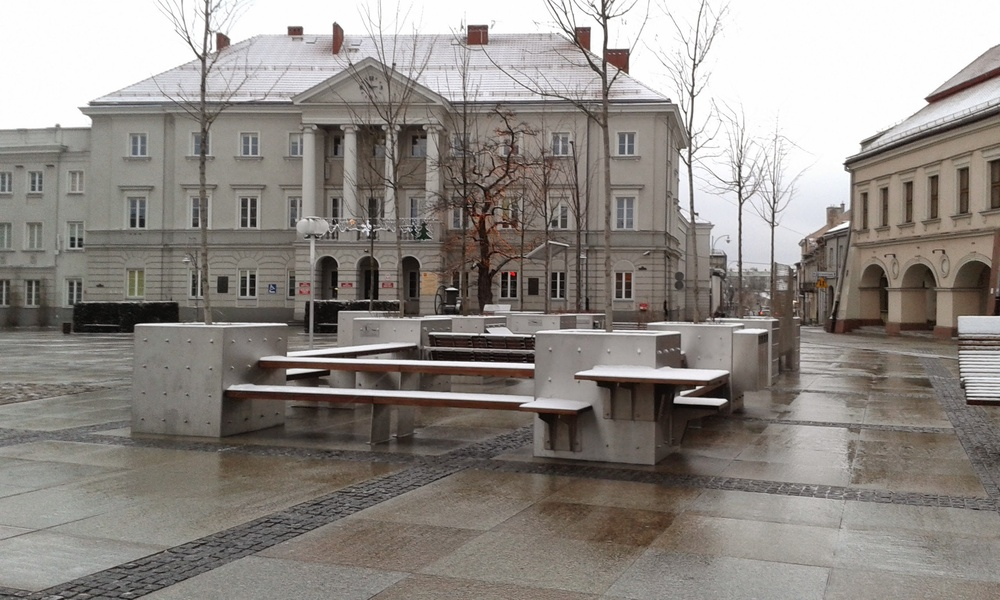
#> input picture PyCharmFirst/FilteringOperations/building.jpg, 1000 x 600 px, shrunk from 2560 x 1536 before the run
$ python CannyEdgeDetection.py   (older library calls are emulated)
#> lines starting #> are read from the running program, lines starting #| are printed output that depends on the picture
#import libraries
import cv2
from matplotlib import pyplot as plt
#Take an image
image=cv2.imread('building.jpg')
#> image is the input picture: shape (600, 1000, 3); mean B, G, R 132.2, 137.1, 142.5
#Detect Edge some methods
cannyDetect=cv2.Canny(image,50,50)
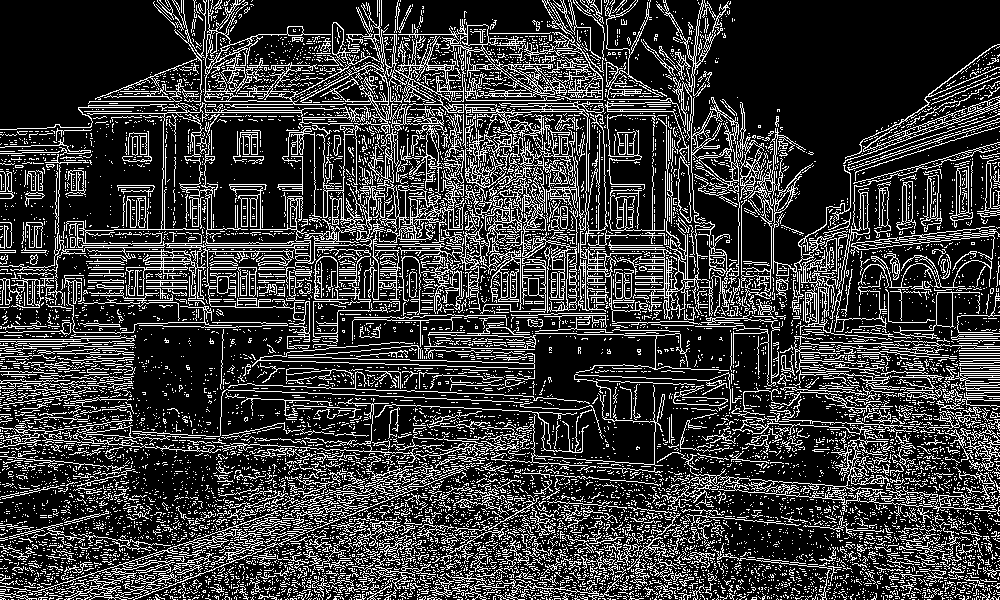
#> cannyDetect: shape (600, 1000); 22.3% white in thin lines or dots
cannyDetect2=cv2.Canny(image,200,150)
#> cannyDetect2: shape (600, 1000); 8.9% white in thin lines or dots
laplacianDetect=cv2.Laplacian(image,cv2.CV_64F)
#When I set ksize=4, it did not work
sobelX=cv2.Sobel(image,cv2.CV_64F,1,0,ksize=5)
sobelY=cv2.Sobel(image,cv2.CV_64F,0,1,ksize=5)
#Show results


cv2.imshow('Image',image)
cv2.imshow('Canny Detect', cannyDetect)
cv2.imshow('Canny Detect2',cannyDetect2)
cv2.imshow('Laplacian Detect',laplacianDetect)
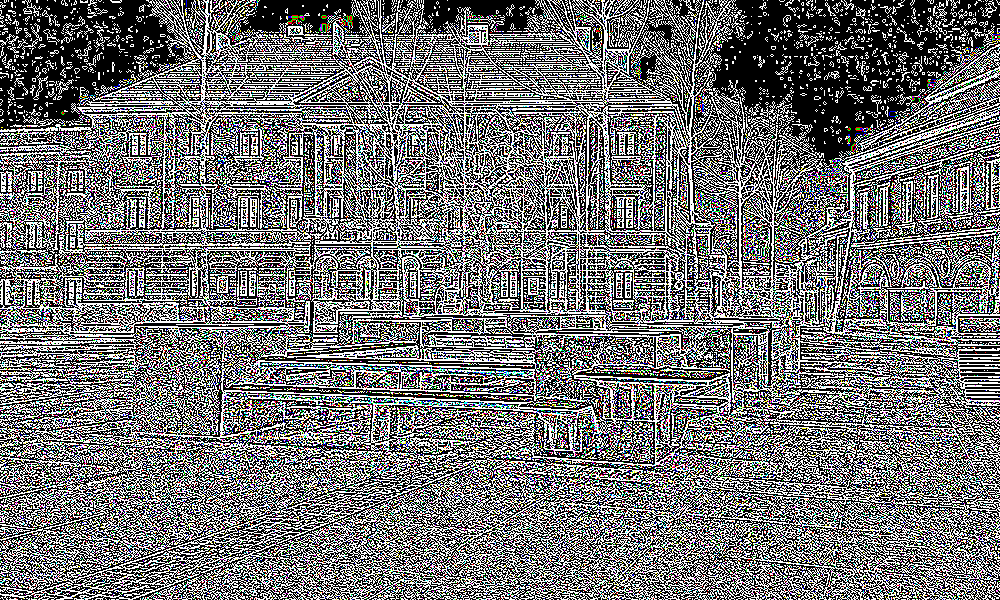
#> window 'Laplacian Detect': shape (600, 1000, 3); mean B, G, R 114.2, 114.1, 114
cv2.imshow('SobelX',sobelX)
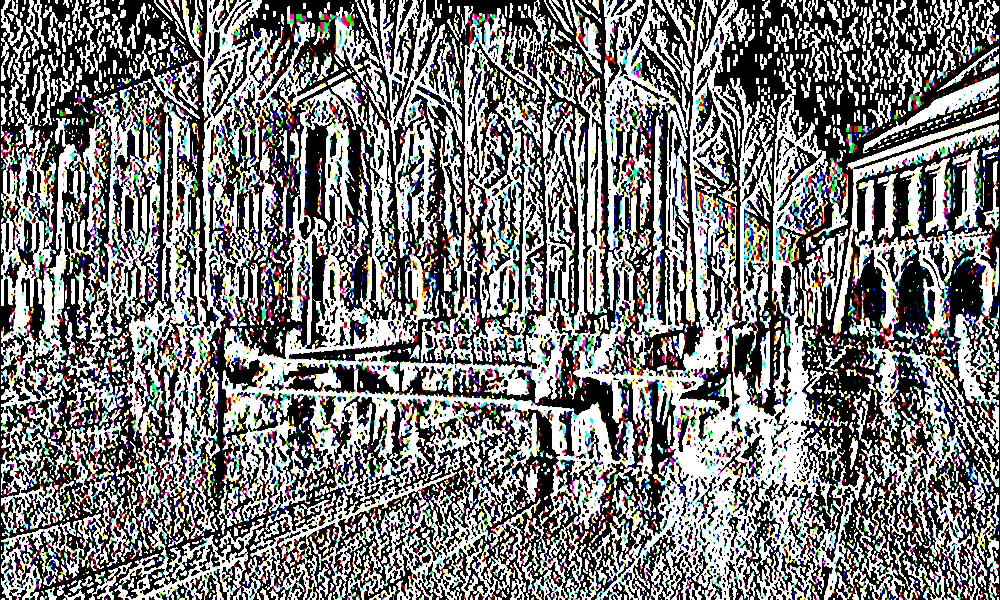
#> window 'SobelX': shape (600, 1000, 3); mean B, G, R 122.3, 122.5, 123
cv2.imshow("SobelY",sobelY)
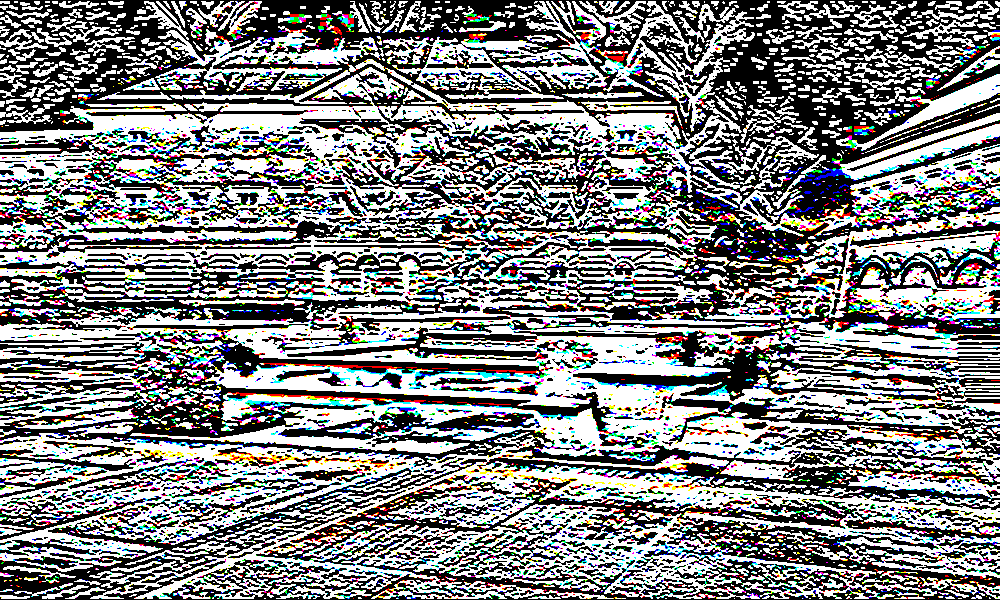
#> window 'SobelY': shape (600, 1000, 3); mean B, G, R 130, 130, 129.3
#Save results
cv2.imwrite("CannyDetection.jpg",cannyDetect)
cv2.imwrite("CannyDetection2.jpg",cannyDetect2)
cv2.imwrite("LaplacianDetection.jpg", laplacianDetect)
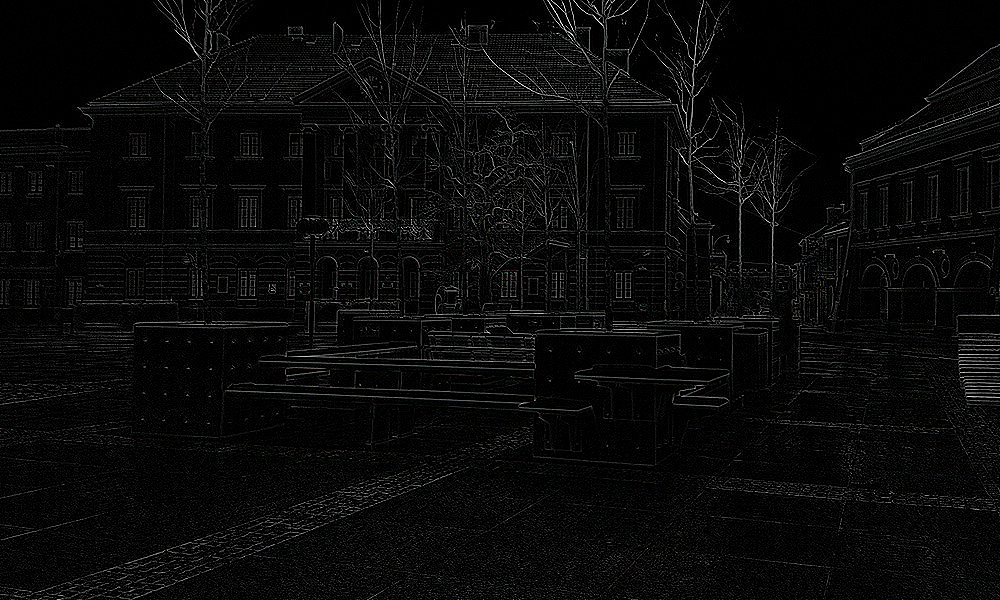
#> saved as LaplacianDetection.jpg: shape (600, 1000, 3); mean B, G, R 10.2, 10.2, 10.2
cv2.imwrite("SobelX.jpg",sobelX)
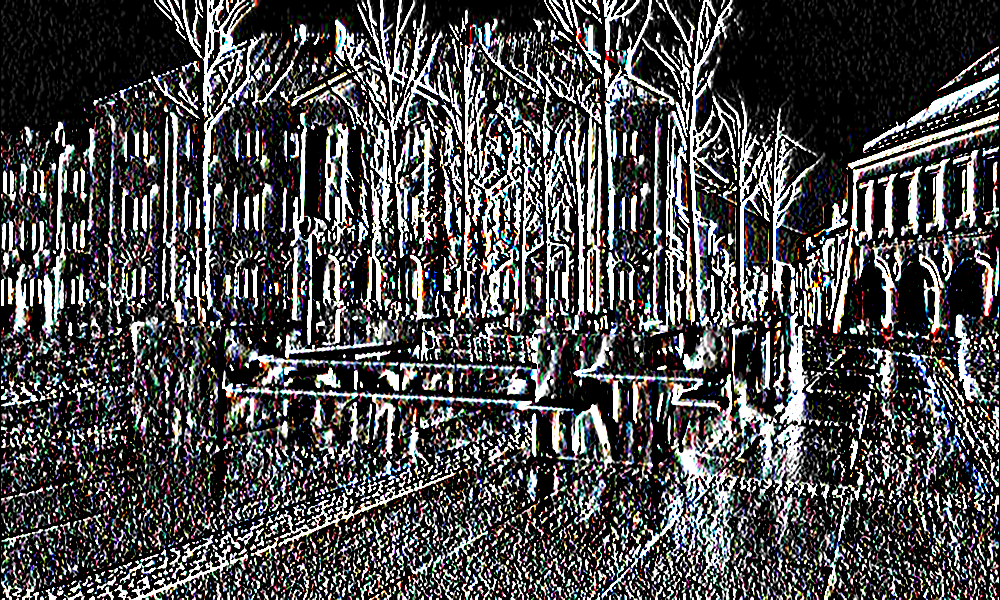
#> saved as SobelX.jpg: shape (600, 1000, 3); mean B, G, R 75.1, 74.5, 74.9
cv2.imwrite("SobelY.jpg",sobelY)
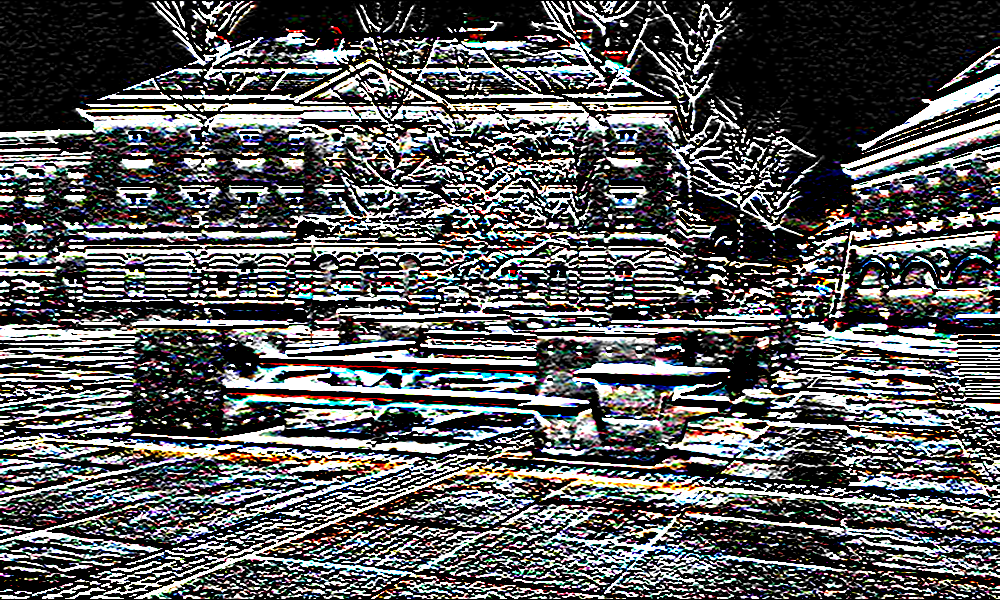
#> saved as SobelY.jpg: shape (600, 1000, 3); mean B, G, R 90.1, 89.8, 89.4
"""plt.subplot(321),plt.imshow(image,cmap="gray")
plt.title("Normal"),plt.xticks([]),plt.yticks([])
plt.subplot(322),plt.imshow(cannyDetect,cmap="gray")
plt.title("Canny Detect"),plt.xticks([]),plt.yticks([])
plt.subplot(323),plt.imshow(cannyDetect2,cmap="gray")
plt.title("Canny Detect2"),plt.xticks([]),plt.yticks([])
plt.subplot(324),plt.imshow(laplacianDetect,cmap="gray")
plt.title("Laplacian"),plt.xticks([]),plt.yticks([])
plt.subplot(325),plt.imshow(sobelX,cmap="gray")
plt.title("SobelX"),plt.xticks([]),plt.yticks([])
plt.subplot(326),plt.imshow(sobelY,cmap="gray")
plt.title("SobelY"),plt.xticks([]),plt.yticks([])
plt.show()"""
#Close windows
cv2.waitKey()
cv2.destroyAllWindows()

$ run again, with PyCharmFirst/FilteringOperations/Margaret_Sullavan_0013.jpg copied over PyCharmFirst/FilteringOperations/building.jpg
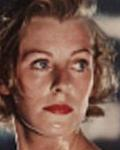
#> input picture PyCharmFirst/FilteringOperations/Margaret_Sullavan_0013.jpg, 120 x 150 px
#> image is the input picture: shape (150, 120, 3); mean B, G, R 77.3, 90.1, 124.1
#> `cannyDetect=cv2.Canny(image,50,50)`:
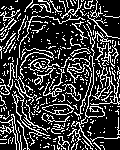
#> cannyDetect: shape (150, 120); 23.9% white in thin lines or dots
#> cannyDetect2: shape (150, 120); 9.3% white in thin lines or dots
#> `cv2.imwrite("SobelY.jpg",sobelY)`:
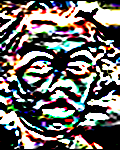
#> saved as SobelY.jpg: shape (150, 120, 3); mean B, G, R 103.8, 106.9, 110.6
